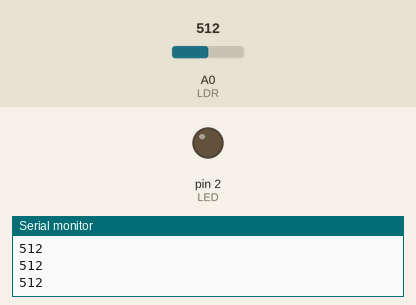
This sketch was run on a simulated Arduino Uno, built with avr-gcc and run on an emulated ATmega328P. Shown: output pins drawn as LEDs (lit = HIGH), the last lines printed to the serial monitor. Inputs (shaded band) come from the test bench; at power-on: A0 (LDR) = 512.

Above: at 1.2 s.
1.3 s: A0 (LDR) set to 488
At 1.9 s:
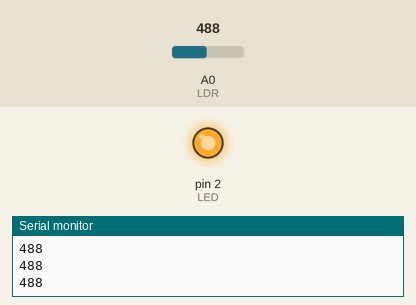
2.8 s: A0 (LDR) set to 510
At 3.2 s:
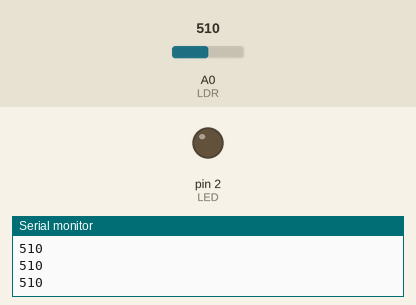
4.3 s: A0 (LDR) set to 490
At 5.5 s:
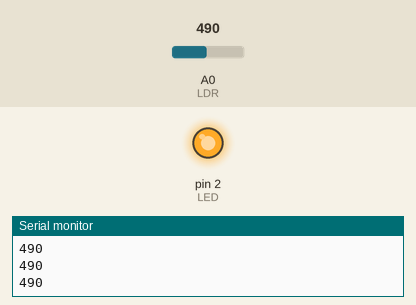
Timing chart, 0 to 7.3 s (numbered marks = the images above; inputs shaded):
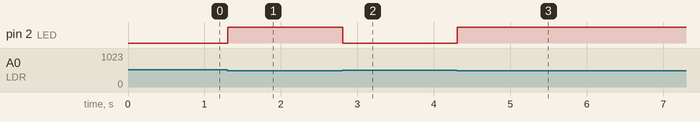

Measured:
- the behaviour switches between 500 and 499 on A0 (LDR) (found by bisection; images 0 and 1)
- after the input at 1.3 s, pin 2 (LED): LOW → HIGH at once
- after the input at 2.8 s, pin 2 (LED): HIGH → LOW at once
- after the input at 4.3 s, pin 2 (LED): LOW → HIGH at once

The sketch:

5-luzDeEmergencia.ino
```cpp
#define LDR A0
#define LED 2

int valor_ldr;

void setup()
{
  pinMode(LDR, INPUT);
  pinMode(LED, OUTPUT);
  Serial.begin(9600);
}

void loop()
{
  valor_ldr = analogRead(LDR);
  Serial.println(valor_ldr);

  if(valor_ldr < 500){
     digitalWrite(LED, HIGH);
  }else{
     digitalWrite(LED, LOW);
  }
}
```
